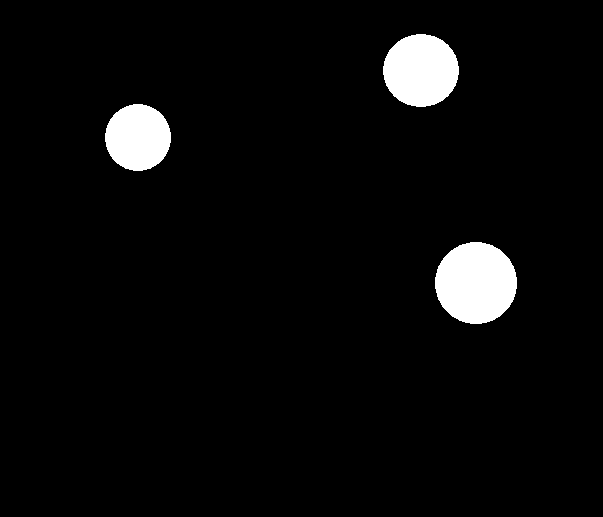
//> input picture DetectorDeLuces/luz1.png, 603 x 517 px
$ ./main   (built with g++ and OpenCV 4)
//> lines starting //> are read from the running program, lines starting //| are printed output that depends on the picture; after the words box and inside, x2 and y2 are one past the last pixel; in counts of white or black regions, pixels touching at a corner belong together
#include <iostream>
#include <opencv2/highgui.hpp>
#include <opencv2/imgproc.hpp>
//#include <opencv2/opencv.hpp>
#include <opencv2/core.hpp>


using namespace cv;
using namespace std;


class localizacion {


public:
    int x1, x2, y1, y2,cx,cy,xIzq,xDer,yAbj,yArr;
    int width, height,diametro;
    float radio;
    bool vacio;

    localizacion() {
        x1 = 0;
        x2 = 0;
        y1 = 0;
        y2 = 0;
        xIzq = 0;
        xDer = 0;
        yAbj = 0;
        yArr = 0;
        cx = 0;
        cy = 0;
        diametro = 0;
        radio = 0;
        width = 0;
        height = 0;
        vacio = true;
    }
    localizacion(int x,int y) {
        x1 = x;
        x2 = x;
        y1 = y;
        y2 = y;
        xIzq = x;
        xDer = x;
        yAbj = y;
        yArr = y;
        cx = x;
        cy = y;
        diametro = 2;
        radio = 1;
        width = 0;
        height = 0;
        vacio = false;
    }

    int getDiametro() {


        width = y2 - y1;
        height = x2 - x1;
        if (width < height) diametro = height;
        else diametro = width;


        return(diametro);
    }
    float getRadio() {
        radio = (float)getDiametro() / 2;
        return(radio);
    }


    void centro() {
        if (x2 > x1)cx = (x2 + x1) / 2;
        else cx = x1;
        if (y2 > y1)cy = (y2 + y1) / 2;
        else cy = y1;

    }


    void actualizarValores() {
        getRadio();
        centro();
    }

    float distancia(int x, int y) {

        float xx, yy;
        xx = (float)(x - cx);
        yy = (float)(y - cy);

        return (sqrt((xx*xx + yy*yy)));

    }

    /// <summary>
    ///
    /// </summary>
    /// <param name="x"> posicion x</param>
    /// <param name="y"> posicion y</param>
    /// <returns>devuelve la distancia del centro al cuadrado evitando la raíz cuadrada</returns>
    int distanciaCuadrada(int x, int y) {


        int xx, yy;
        xx = (x - cx);
        yy = (y - cy);

        return (xx * xx + yy * yy);
    }

    /// <summary>
    ///
    ///
    /// </summary>
    /// <param name="x"> posicion x</param>
    /// <param name="y"> posicion y</param>
    /// <param name="separacion"> cantidad de veces de radio al cuadrado que se separa y</param>
    /// <returns>Si esta fuera de alcance devuelve 1, si esta dentro del alcance devuelve 0</returns>
    int fueraDeAlcance(int x, int y,float separacion=2.25) {
        float distanciaP2,RR;


        if (radio < 5) RR = 100;
        else RR = radio*radio*separacion;


            distanciaP2 = (float)distanciaCuadrada(x, y);
            if ((distanciaP2 - RR) > 0) return(1);
            else return(0);


    }

    int Sector(float separacion=1.5) {
        int RR;
        RR = (int)(radio*separacion);
        xIzq = cx - RR;
        xDer = cx + RR;
        yArr = cy - RR;
        yAbj = cy + RR;

    }


};


int main() {
	Mat A;
	char entrada[100], direccion[15] = "D:/luz1.png", Letra;
    int i, j, k, N, encontrado = 0, actualizar = 0;;
    uchar pixelValue,* rowPtr;

    localizacion localizaciones[30];


	A = imread(direccion,  CV_8UC1);
//> A: 517 rows x 603 cols, CV_8UC1; 4.2% white; 3 white regions, box (x1, y1, x2, y2) and area: (435, 242, 517, 324) 5264, (383, 34, 459, 107) 4327, (105, 104, 171, 171) 3452


	namedWindow("hola", WINDOW_FREERATIO);
	//resizeWindow("hola", Size( A.size().width/7, A.size().height/7 ));
	imshow("hola", A);
    Letra = waitKey(1);
	cout << " AS Andy's Softwares" << endl << endl;
	cout << " Luz Morse" << endl << "-------------";

    k = 0;
    N = 0;

    for (i = 0; i < A.rows; i++) {

        rowPtr = A.ptr<uchar>(i);
        for (j = 0; j < A.cols; j++) {

            pixelValue = rowPtr[j];

            k = 0;
            if (pixelValue >200 ) {
                encontrado = 0;
                while (k < N && !encontrado) {

                    if(localizaciones[k].fueraDeAlcance(i, j)) k++;
                    else {
                        encontrado = 1;
                        actualizar = 0;
                        if (i < localizaciones[k].x1) {
                            localizaciones[k].x1 = i;
                            actualizar = 1;
                        }
                        else if(i > localizaciones[k].x2) {
                            localizaciones[k].x2 = i;
                            actualizar = 1;
                        }
                        if (j < localizaciones[k].y1) {
                            localizaciones[k].y1 = j;
                            actualizar = 1;
                        }
                        else if(j> localizaciones[k].y2) {
                            localizaciones[k].y2 = j;
                            actualizar = 1;
                        }
                        if (actualizar) localizaciones[k].actualizarValores();

                    }

                }

                if (!encontrado) {
                    if (N < 30) {
                        localizaciones[k] = localizacion(i, j);
                        N++;
                    }

                }


                }


        }
    }
//> this loop made 517 passes
//> (encontrado, actualizar, N) on passes 1 to 3: (0, 0, 0), (0, 0, 0), (0, 0, 0)
//> after the loop, pixelValue = 0; k = 0; encontrado = 1; actualizar = 0; localizaciones = 30 items; N = 4

    for (k = 0; k < N; k++) {
        rectangle(A,
            Rect(Point(localizaciones[k].y1, localizaciones[k].x1),Point(localizaciones[k].y2+1, localizaciones[k].x2+1)),
            Scalar(100),
            1,
            LINE_8,
            0
        );

        cout << "1(" << localizaciones[k].x1 << "|" << localizaciones[k].y1 << ")2(" << localizaciones[k].x2 << "|" << localizaciones[k].y2 << ");;";

    }
//> this loop made 4 passes
//| 1(34|383)2(106|458);;1(104|105)2(170|170);;1(242|435)2(323|516);;1(243|462)2(244|466);;
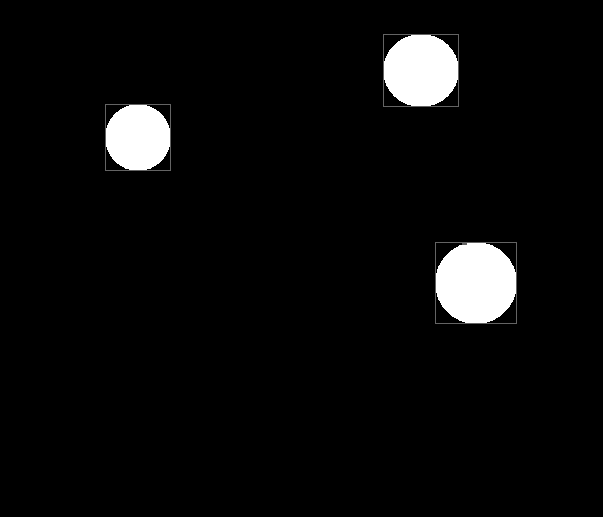
//> A: 517 rows x 603 cols, CV_8UC1; min 0, max 255, mean 10.8
    cout << "Cantidad: " << N<<endl;
//| Cantidad: 4
    imshow("hola", A);

	Letra=waitKey(0);
//> the space key is pressed

	destroyWindow("hola");


    // [38 lines of commented-out code are left out]


	cout << " Gracias por usar este programa. AS" << endl;
	system("pause");


	return(0);
}
